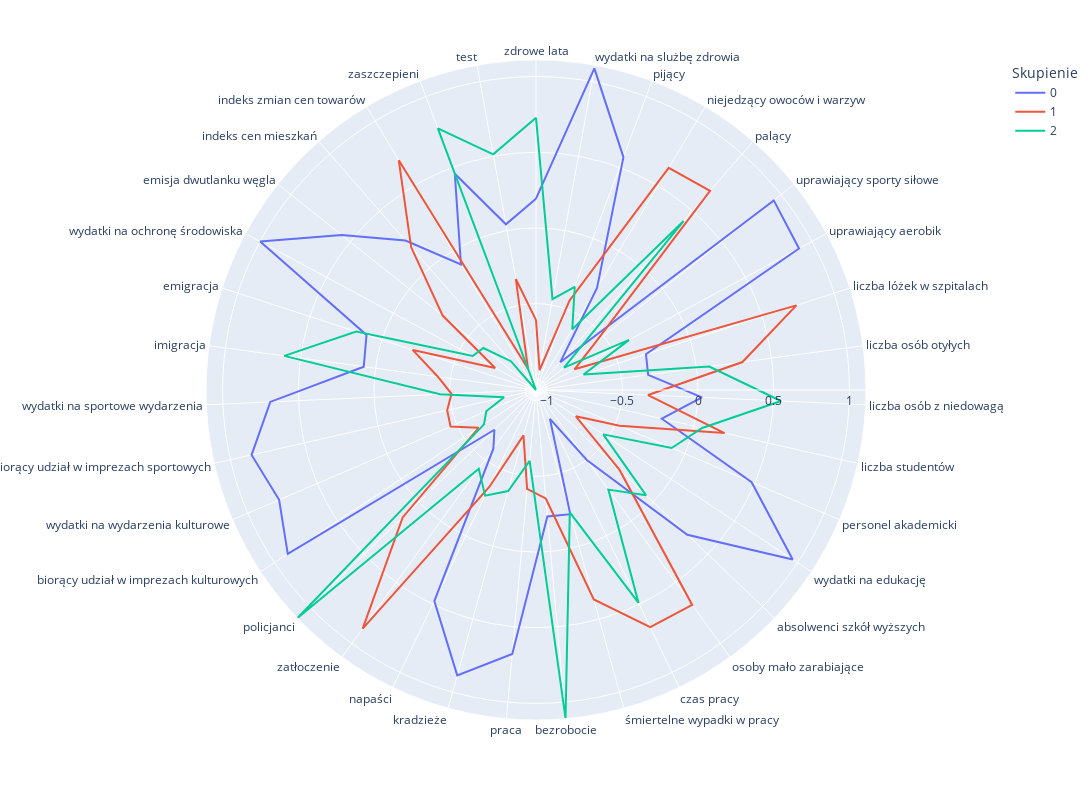

This figure's notebook cell:
### Markdown cell above
Wykres biegunowy dla metody Warda

### Code cell
cluster = AgglomerativeClustering(n_clusters=3, affinity='euclidean', linkage='ward')
label = cluster.fit_predict(df)

X =df_r.drop("kraj",axis=1)
clusters=pd.DataFrame(X,columns=df_r.drop("kraj",axis=1).columns)
clusters['label']= label

polar=clusters.groupby("label").mean().reset_index()
polar=pd.melt(polar,id_vars=["label"])
fig = px.line_polar(polar, r="value", theta="variable", color="label", line_close=True,height=800,width=1400,labels={"label": "Skupienie"})
fig.show()

### Figure 1 — Plotly figure (JSON) as saved in the notebook; plotly's stock layout.template omitted (floating-point values rounded to 4 significant figures)
{"data": [{"hovertemplate": "Skupienie=0<br>value=%{r}<br>variable=%{theta}<extra></extra>", "legendgroup": "0", "line": {"color": "#636efa", "dash": "solid"}, "marker": {"symbol": "circle"}, "mode": "lines", "name": "0", "r": [0.1934, 1.089, 0.573, -0.2843, -0.8263, 0.9384, 0.9026, -0.3066, -0.3228, 0.02685, -0.2179, 0.4787, 0.9613, 0.3129, -0.4992, -0.8585, -0.2191, -0.2317, 0.6804, 0.8851, 0.477, -0.5909, -0.6904, 0.8945, 0.775, 0.8566, 0.6866, 0.07794, 0.1066, 0.9987, 0.571, 0.2408, -0.1037, 0.4559, 0.04231, 0.1934], "showlegend": true, "subplot": "polar", "theta": ["zdrowe lata", "wydatki na slużbę zdrowia", "pijący", "niejedzący owoców i warzyw", "palący", "uprawiający sporty siłowe", "uprawiający aerobik", "liczba lóżek w szpitalach", "liczba osób otyłych", "liczba osób z niedowagą", "liczba studentów", "personel akademicki", "wydatki na edukację", "absolwenci szkół wyższych", "osoby mało zarabiające", "czas pracy", "śmiertelne wypadki w pracy", "bezrobocie", "praca", "kradzieże", "napaści", "zatłoczenie", "policjanci", "biorący udział w imprezach kulturowych", "wydatki na wydarzenia kulturowe", "biorący udział w imprezach sportowych", "wydatki na sportowe wydarzenia", "imigracja", "emigracja", "wydatki na ochronę środowiska", "emisja dwutlanku węgla", "indeks cen mieszkań", "indeks zmian cen towarów", "zaszczepieni", "test", "zdrowe lata"], "type": "scatterpolar"}, {"hovertemplate": "Skupienie=1<br>value=%{r}<br>variable=%{theta}<extra></extra>", "legendgroup": "1", "line": {"color": "#EF553B", "dash": "solid"}, "marker": {"symbol": "circle"}, "mode": "lines", "name": "1", "r": [-0.6084, -0.9371, -0.4385, 0.639, 0.677, -0.569, -0.7817, 0.7381, 0.3059, -0.3292, 0.2072, -0.4699, -0.7551, -0.3065, 0.6848, 0.6687, 0.3652, -0.3509, -0.415, -0.7594, -0.3591, 0.8777, 0.1479, -0.6165, -0.4565, -0.4687, -0.5115, -0.4164, -0.2137, -0.7646, -0.2819, 0.1833, 0.697, -0.92, -0.3253, -0.6084], "showlegend": true, "subplot": "polar", "theta": ["zdrowe lata", "wydatki na slużbę zdrowia", "pijący", "niejedzący owoców i warzyw", "palący", "uprawiający sporty siłowe", "uprawiający aerobik", "liczba lóżek w szpitalach", "liczba osób otyłych", "liczba osób z niedowagą", "liczba studentów", "personel akademicki", "wydatki na edukację", "absolwenci szkół wyższych", "osoby mało zarabiające", "czas pracy", "śmiertelne wypadki w pracy", "bezrobocie", "praca", "kradzieże", "napaści", "zatłoczenie", "policjanci", "biorący udział w imprezach kulturowych", "wydatki na wydarzenia kulturowe", "biorący udział w imprezach sportowych", "wydatki na sportowe wydarzenia", "imigracja", "emigracja", "wydatki na ochronę środowiska", "emisja dwutlanku węgla", "indeks cen mieszkań", "indeks zmian cen towarów", "zaszczepieni", "test", "zdrowe lata"], "type": "scatterpolar"}, {"hovertemplate": "Skupienie=2<br>value=%{r}<br>variable=%{theta}<extra></extra>", "legendgroup": "2", "line": {"color": "#00cc96", "dash": "solid"}, "marker": {"symbol": "circle"}, "mode": "lines", "name": "2", "r": [0.7286, -0.4602, -0.342, -0.6029, 0.4114, -0.8337, -0.3721, -0.7399, 0.08464, 0.5498, 0.05578, -0.09591, -0.5382, -0.06384, -0.2571, 0.4911, -0.2314, 1.107, -0.5999, -0.378, -0.2958, -0.4273, 1.109, -0.6587, -0.7131, -0.8539, -0.4355, 0.6075, 0.1785, -0.5957, -0.6253, -0.8178, -1.07, 0.7749, 0.5119, 0.7286], "showlegend": true, "subplot": "polar", "theta": ["zdrowe lata", "wydatki na slużbę zdrowia", "pijący", "niejedzący owoców i warzyw", "palący", "uprawiający sporty siłowe", "uprawiający aerobik", "liczba lóżek w szpitalach", "liczba osób otyłych", "liczba osób z niedowagą", "liczba studentów", "personel akademicki", "wydatki na edukację", "absolwenci szkół wyższych", "osoby mało zarabiające", "czas pracy", "śmiertelne wypadki w pracy", "bezrobocie", "praca", "kradzieże", "napaści", "zatłoczenie", "policjanci", "biorący udział w imprezach kulturowych", "wydatki na wydarzenia kulturowe", "biorący udział w imprezach sportowych", "wydatki na sportowe wydarzenia", "imigracja", "emigracja", "wydatki na ochronę środowiska", "emisja dwutlanku węgla", "indeks cen mieszkań", "indeks zmian cen towarów", "zaszczepieni", "test", "zdrowe lata"], "type": "scatterpolar"}], "layout": {"height": 800, "legend": {"title": {"text": "Skupienie"}, "tracegroupgap": 0}, "margin": {"t": 60}, "polar": {"angularaxis": {"direction": "clockwise", "rotation": 90}, "domain": {"x": [0, 1], "y": [0, 1]}}, "width": 1400}}
